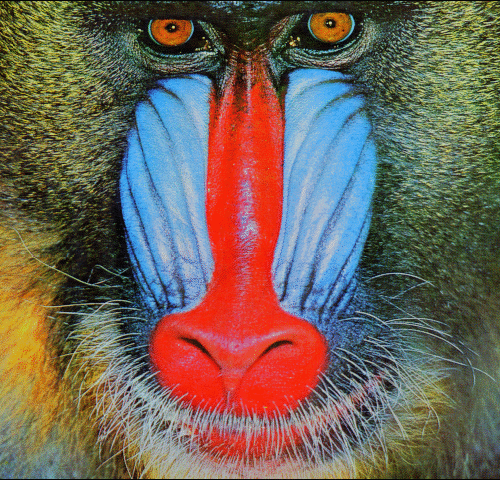
%> input picture matlab/algorithms/SRAlgorithms/NBSRF/data/Set14/baboon.bmp, 500 x 480 px
$ octave --eval "result = compute_diffusion_coefficient(imread('../../../NBSRF/data/Set14/baboon.bmp'));"   (GNU Octave 9; MATLAB toolbox functions it lacks are replaced by stand-ins)
%> lines starting %> are read from the running program, lines starting %| are printed output that depends on the picture
function [D] = compute_diffusion_coefficient(I)

alpha = 5.0;
beta = 0.5;

wSize = 5;
sigma = wSize/6;

gI = imfilter(I, fspecial('gaussian', [wSize wSize], sigma),'replicate');
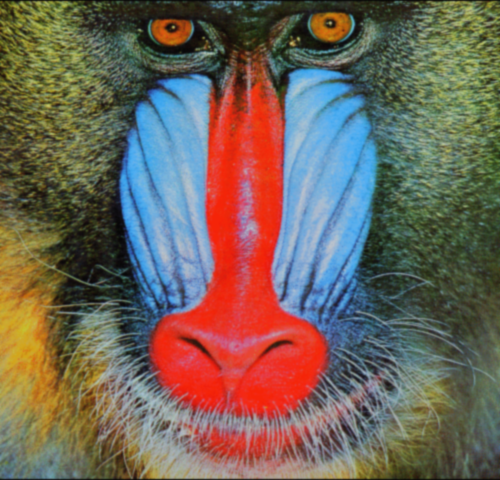
%> gI: size 480x500x3 uint8; mean R, G, B 113, 100.4, 88.7; mean of the top-left, top-right, bottom-left and bottom-right quarters 92.7, 104.9, 107.3, 97.9
mask = [-1 0 1];
Ix = imfilter(gI, mask, 'replicate');
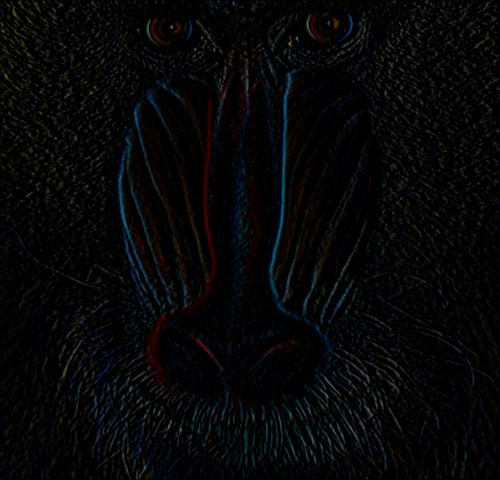
%> Ix: size 480x500x3 uint8; mean R, G, B 5.2, 6.3, 6.4
Iy = imfilter(gI, mask', 'replicate');
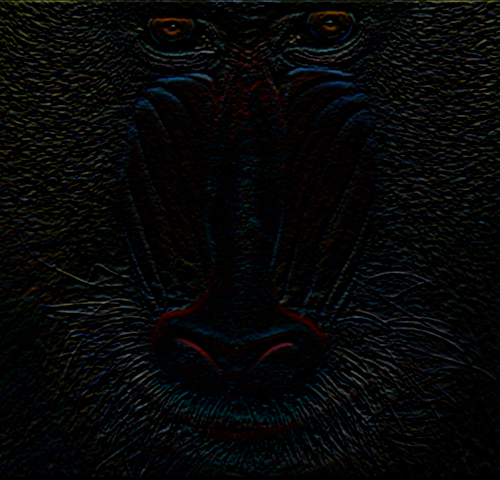
%> Iy: size 480x500x3 uint8; mean R, G, B 6.1, 7, 6.8

norm = sqrt(Ix.^2 + Iy.^2);
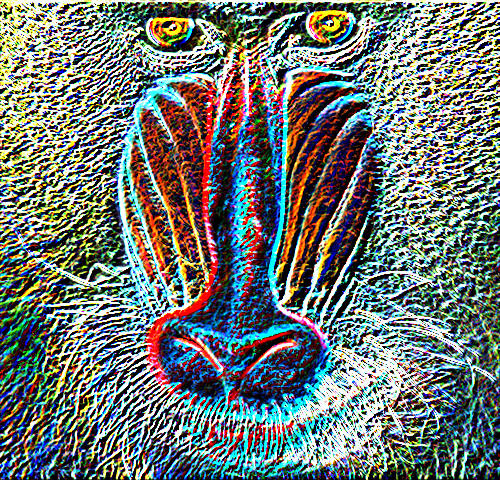
%> norm: size 480x500x3 double; mean R, G, B 6.95, 7.48, 7.23; drawn with min black and max white

D = max(1e-06, exp(-alpha*norm.^beta));
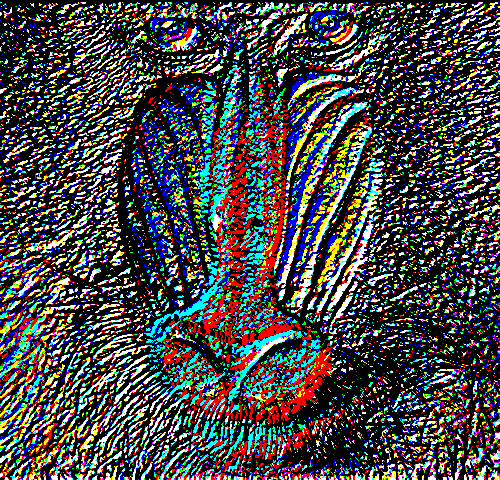
%> D: size 480x500x3 double; mean R, G, B 0.278, 0.276, 0.28

end

$ run again, on matlab/algorithms/SRAlgorithms/NBSRF/data/Set14/bridge.bmp
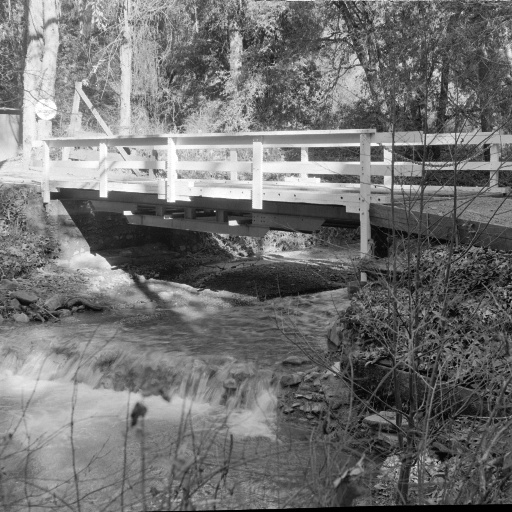
%> input picture matlab/algorithms/SRAlgorithms/NBSRF/data/Set14/bridge.bmp, 512 x 512 px
%> in compute_diffusion_coefficient, `norm = sqrt(Ix.^2 + Iy.^2);`:
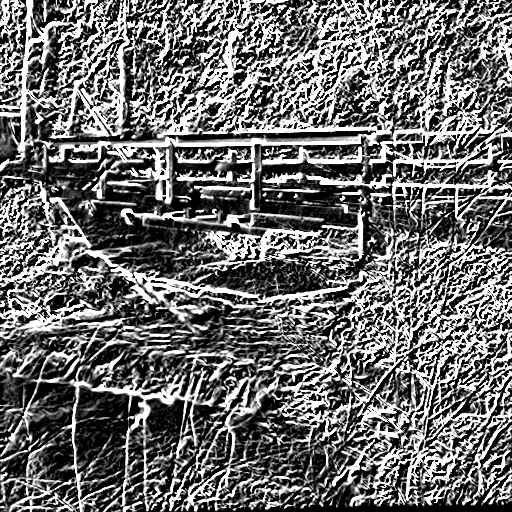
%> norm: size 512x512 double; min 0, max 15.97, mean 6.82; drawn with min black and max white
%> in compute_diffusion_coefficient, `D = max(1e-06, exp(-alpha*norm.^beta));`:
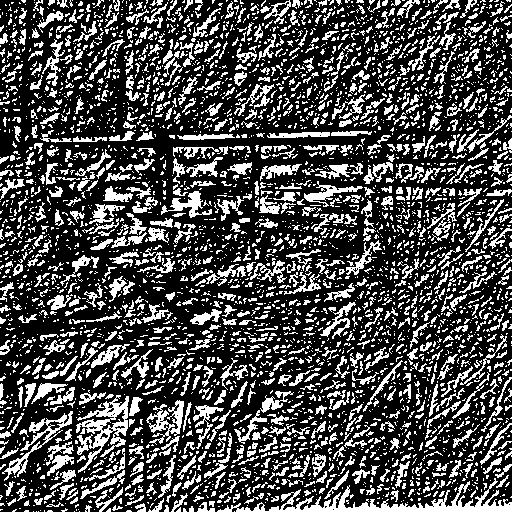
%> D: size 512x512 double; min 1e-06, max 1, mean 0.293

$ run again, on matlab/algorithms/SRAlgorithms/NBSRF/data/Set14/coastguard.bmp
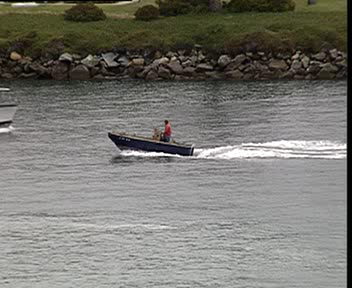
%> input picture matlab/algorithms/SRAlgorithms/NBSRF/data/Set14/coastguard.bmp, 352 x 288 px
%> in compute_diffusion_coefficient, `norm = sqrt(Ix.^2 + Iy.^2);`:
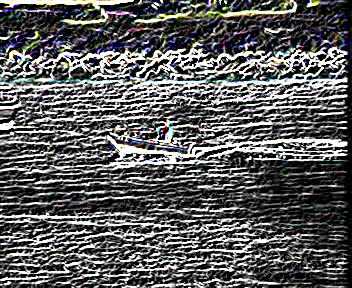
%> norm: size 288x352x3 double; mean R, G, B 5.79, 5.81, 5.84; drawn with min black and max white
%> in compute_diffusion_coefficient, `D = max(1e-06, exp(-alpha*norm.^beta));`:
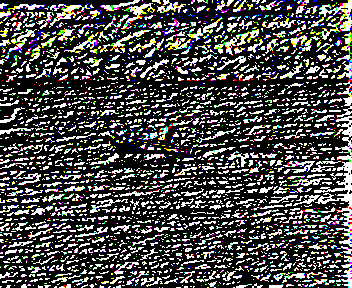
%> D: size 288x352x3 double; mean R, G, B 0.294, 0.293, 0.289
